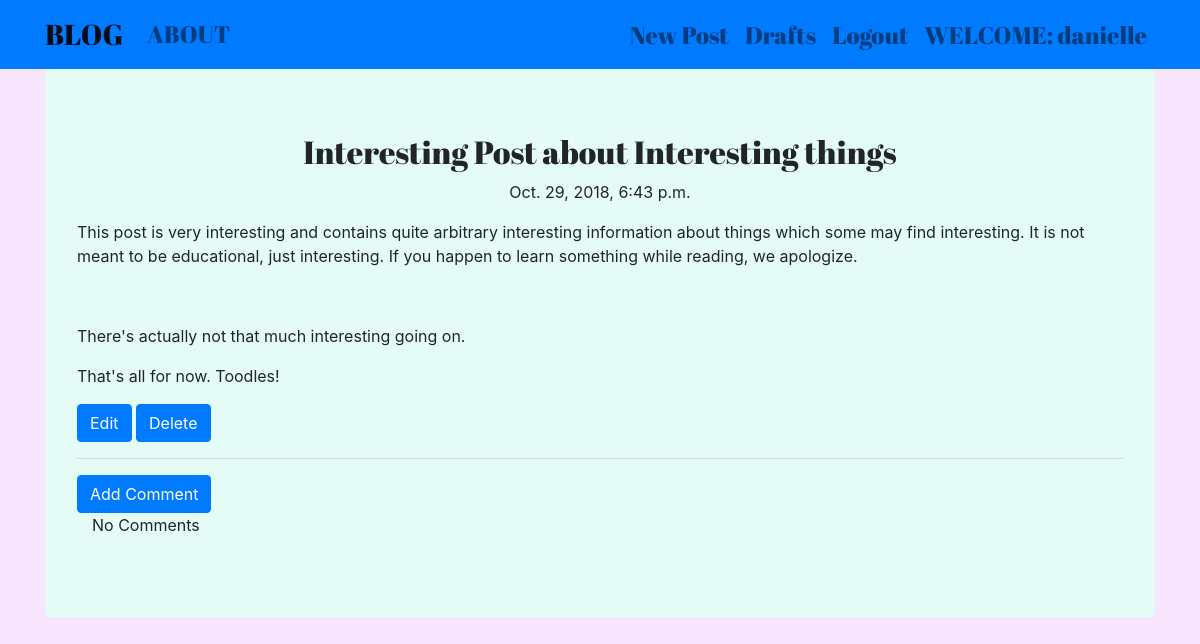
Screenshot of /post/3 (signed in) with the database file from the repository.
### blog/models.py (models this page shows, shortened)
class Post(models.Model):
    author = models.ForeignKey('auth.User', on_delete=models.CASCADE)
    title = models.CharField(max_length = 200)
    text = models.TextField()
    created_date = models.DateTimeField(default = timezone.now())
    published_date = models.DateTimeField(blank=True, null = True)

### blog/views.py (the view)
# urls.py: url(r'^post/(?P<pk>\d+)$', views.PostDetailView.as_view(), name = 'post_detail'),
class PostDetailView(DetailView):
    model = Post

### blog/templates/blog/post_detail.html
{% extends "blog/base.html" %}
{% block content %}
<div class="jumbotron">
    <h1 class="posttitle">{{post.title}}</h1>
    {% if post.published_date %}
      <div class="date postdate">
        <p>{{ post.published_date }} <br> </p>
      </div>
    {% else %}
      <a class="btn btn-default" href="{% url 'post_publish' pk=post.pk %}"> Publish </a>
    {% endif %}
    <p class="postcontent">{{ post.text|safe|linebreaksbr }}</p>
    {% if user.is_authenticated %}
      <a class="btn btn-primary" href="{% url 'post_edit' pk=post.pk %}"> Edit </a>
      <a class="btn btn-primary" href="{% url 'post_remove' pk=post.pk %}"> Delete </a>
    {% endif %}
    <hr>
    <a class="btn btn-primary btn-comment" href="{% url 'add_comment_to_post' pk=post.pk %}"> Add Comment </a>
    <div class="container">
      {% for comment in post.comment.all %}
        <br>
        {% if user.is_authenticated or comment.approved_comment %}
          {{ comment.create_date }}
              {% if not comment.approved_comment %}
              <a class="btn btn-default" href="{% url 'comment_edit' pk=comment.post.pk %}"> Edit </a>
              <a class="btn btn-primary" href="{% url 'comment_approve' pk=comment.post.pk %}"> Approve </a>
              {% endif %}
              <p>{{comment.text|safe|linebreaksbr}}</p>
              <p>Posted By: {{comment.author}}</p>
        {% endif %}
        {% empty %}
            <p>No Comments</p>
      {% endfor %}
    </div>
</div>
{% endblock %}

### blog/templates/blog/base.html (shortened to what this page needs)
<!DOCTYPE html>
{% load staticfiles %}
<html lang="en" dir="ltr">
  <head>
    <link rel="stylesheet" href="https://stackpath.bootstrapcdn.com/bootstrap/4.1.3/css/bootstrap.min.css">
    <link rel="stylesheet" href="//cdn.jsdelivr.net/npm/medium-editor@latest/dist/css/medium-editor.min.css" type="text/css" media="screen" charset="utf-8">
    <link rel="stylesheet" href="{% static 'css/blog.css' %}">
  </head>
  <body>
    <nav class="loader navbar navbar-expand-lg navbar-light bg-primary sticky-top techfont">
      <div class="container">
        <ul class="navbar-nav mr-auto">
          <li><a class="navbar-brand bigbrand" href="{% url 'post_list' %}">BLOG</a> </li>
          <li> <a class="nav-link"href="{% url 'about' %}">ABOUT</a> </li>
        </ul>
        <ul class="navbar-nav navbar-right">
          {% if user.is_authenticated %}
            <li> <a class="nav-link" href="{% url 'post_new' %}"> New Post </a> </li>
            <li> <a class="nav-link" href="{% url 'post_draft_list' %}"> Drafts </a> </li>
            <li> <a class="nav-link" href="{% url 'logout' %}">Logout</a> </li>
            <li class="nav-link"> WELCOME: {{user.username}} </li>
          {% else %}
            <li><a class="nav-link" href="{% url 'login' %}"> LOGIN </a> </li>
          {% endif %}
        </ul>
      </div>
    </nav>
    <div class="content container">
      <div class="row">
        <div class="col-lg-12">
          <div class="blog_posts">
            {% block content %}
            {% endblock %}
          </div>
        </div>
      </div>
    </div>
  </body>
</html>

### blog/static/css/blog.css (style rules this page uses)
body { background-color: #f6e5fc; }
.jumbotron { background-color: #e5fcf6; }
.techfont { font-family: 'Abril Fatface'; font-size: 1.5em; }
.bigbrand { font-size: 1.2em; }
.postdate { text-align: center; }
.posttitle { font-family: 'Abril Fatface'; font-size: 2em; text-align: center; }
.postcontent { font-family: 'Krub'; }
.loader { filter:hue-rotate(0deg); color:linear-gradient(45deg,#0f8,#08f); animation:hue 10000ms infinite linear; }

### rows the page displays
Post: title "Interesting Post about Interesting things", published_date "Oct. 29, 2018, 6:43 p.m.", text "This post is very interesting and contains quite arbitrary interesting information about things which some may find interesting. It is not meant to be educational, just interesting. If you happen to learn something while reading, we apologize. There's actually not that much interesting going on. That's all for now. Toodles!"

### other values shown
{{ user.username }} "danielle"
